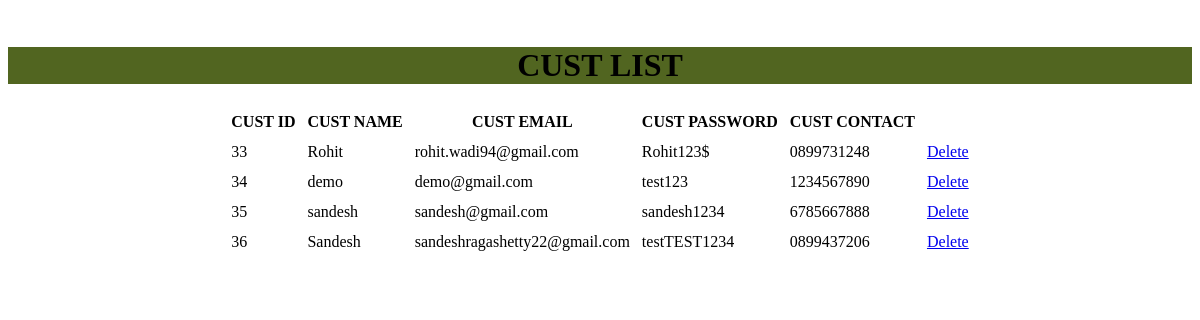
The app's page /allcustomer, older data.
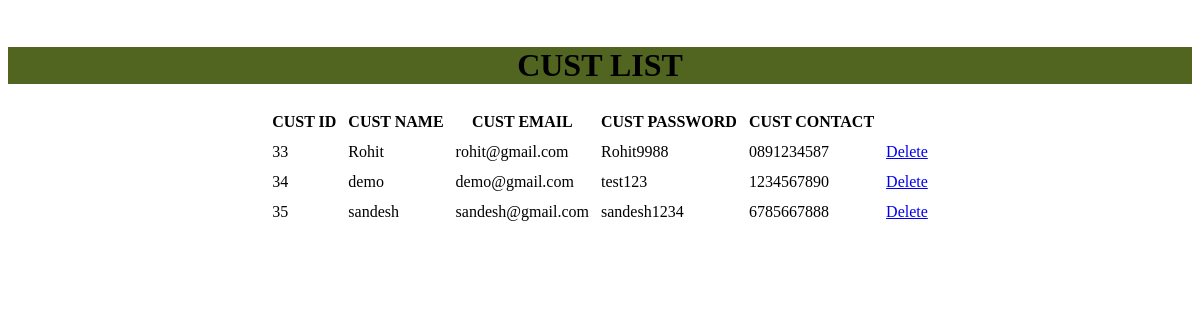
The same page, newer data.
### Foodapp/models.py (models this page shows)
class Cust(models.Model):
    CustId = models.AutoField(primary_key=True)
    CustFName = models.CharField(max_length=30)
    CustLName = models.CharField(max_length=30)
    CustCont = models.CharField(max_length=10)
    CustEmail = models.CharField(max_length=50)
    CustPass = models.CharField(max_length=60)
    Address = models.CharField(max_length=150, default='')
    class Meta:
        db_table = "FP_Cust"

### Foodapp/views.py (the view)
# urls.py: path('allcustomer', views.showcust),
def showcust(request):
    custs = Cust.objects.all()
    return render(request, 'custlist.html', {'custlist': custs})

### Templates/Foodapp/custlist.html
<html>
<head>
</head><center><body>
<table class="list" cellpadding="5px">
<br /><div style="background-color: #516520;width:100%;">
<h1>CUST LIST</h1></div>
<thead>
<tr>
<th>CUST ID</th>
<th>CUST NAME</th>
<th>CUST EMAIL</th>
<th>CUST PASSWORD</th>
<th>CUST CONTACT</th>
</tr>
</thead>
<tbody>
{% for c in custlist %}
<tr>
<td>{{c.CustId}}</td>
<td>{{c.CustFName}}</td>
<td>{{c.CustEmail}}</td>
<td>{{c.CustPass}}</td>
<td>{{c.CustCont}}</td>
<td><a href="/deletecustomer/{{c.CustId}}">Delete</a></td>
</tr>
{% endfor %}
	</tbody>
</table>
</body></center>
</html>

Row changes from the older to the newer data that the page shows:
removed Cust: CustId "36", CustFName "Sandesh", CustEmail "sandeshragashetty22@gmail.com", CustPass "testTEST1234", CustCont "0899437206"
changed Cust "Rohit": CustEmail "rohit.wadi94@gmail.com" → "rohit@gmail.com"; CustPass "Rohit123$" → "Rohit9988"; CustCont "0899731248" → "0891234587"
